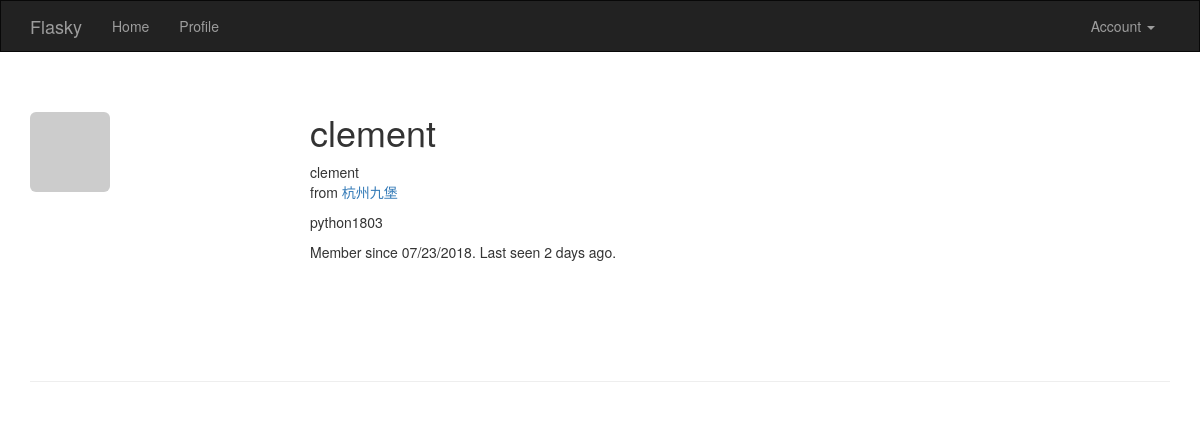
The page /user/clement (signed in) on the database its author committed.
### app/models.py (models this page shows, shortened)
class User(UserMixin, db.Model):
    __tablename__ = 'users'
    id = db.Column(db.Integer, primary_key=True)
    email = db.Column(db.String(64), unique=True, index=True)
    username = db.Column(db.String(64), unique=True, index=True)
    role_id = db.Column(db.Integer, db.ForeignKey('roles.id'))
    password_hash = db.Column(db.String(128))
    confirmed = db.Column(db.Boolean, default=False)
    name = db.Column(db.String(64))
    location = db.Column(db.String(64))
    about_me = db.Column(db.Text())
    member_since = db.Column(db.DateTime(), default=datetime.utcnow)
    last_seen = db.Column(db.DateTime(), default=datetime.utcnow)
    avatar_hash = db.Column(db.String(32))
    @property
    def password(self):
        raise AttributeError('password is not a readable attribute')
    def can(self, perm):
        return self.role is not None and self.role.has_permission(perm)
    def is_administrator(self):
        return self.can(Permission.ADMIN)
    def ping(self):
        self.last_seen = datetime.utcnow()
        db.session.add(self)
    def gravatar_hash(self):
        return hashlib.md5(self.email.lower().encode('utf-8')).hexdigest()
    def gravatar(self, size=100, default='identicon', rating='g'):
        url = 'https://secure.gravatar.com/avatar'
        hash = self.avatar_hash or self.gravatar_hash()
        return '{url}/{hash}?s={size}&d={default}&r={rating}'.format(
            url=url, hash=hash, size=size, default=default, rating=rating)

### app/main/views.py (the view)
@main.route('/user/<username>')
def user(username):
    user = User.query.filter_by(username=username).first_or_404()
    return render_template('user.html', user=user)

### app/auth/views.py (called while the page is built)
@auth.before_app_request
def before_request():
    if current_user.is_authenticated:
        current_user.ping()
        if not current_user.confirmed \
                and request.endpoint \
                and request.blueprint != 'auth' \
                and request.endpoint != 'static':
            return redirect(url_for('auth.unconfirmed'))

### app/main/__init__.py (called while the page is built)
@main.app_context_processor
def inject_permissions():
    return dict(Permission=Permission)

### app/models.py (called while the page is built)
@login_manager.user_loader
def load_user(user_id):
    return User.query.get(int(user_id))

    def has_permission(self, perm):
        return self.permissions & perm == perm

### app/templates/user.html (shortened to what this page needs)
{% extends "base.html" %}
{% block page_content %}
<div class="page-header">
    <img class="img-rounded profile-thumbnail" src="{{ user.gravatar(size=256) }}">
    <div class="profile-header">
        <h1>{{ user.username }}</h1>
        {% if user.name or user.location %}
        <p>
            {% if user.name %}{{ user.name }}<br>{% endif %}
            {% if user.location %}
                from <a href="http://maps.google.com/?q={{ user.location }}">{{ user.location }}</a><br>
            {% endif %}
        </p>
        {% endif %}
        {% if user.about_me %}<p>{{ user.about_me }}</p>{% endif %}
        <p>Member since {{ moment(user.member_since).format('L') }}. Last seen {{ moment(user.last_seen).fromNow() }}.</p>
    </div>
</div>
{% endblock %}

### app/templates/base.html (shortened to what this page needs)
{% extends "bootstrap/base.html" %}
{% block head %}
    {{ super() }}
    <link rel="stylesheet" type="text/css" href="{{ url_for('static', filename='styles.css') }}">
{% endblock %}
{% block navbar %}
    <div class="navbar navbar-inverse" role="navigation" style="border-radius: 0">
        <div class="container">
            <div class="navbar-header">
                <a class="navbar-brand" href="{{ url_for('main.index') }}">Flasky</a>
            </div>
            <div class="navbar-collapse collapse">
                <ul class="nav navbar-nav">
                    <li><a href="{{ url_for('main.index') }}">Home</a></li>
                    {% if current_user.is_authenticated %}
                        <li><a href="{{ url_for('main.user', username=current_user.username) }}">Profile</a></li>
                    {% endif %}
                </ul>
                <ul class="nav navbar-nav navbar-right">
                    {% if current_user.is_authenticated %}
                        <li class="dropdown">
                            <a href="#" class="dropdown-toggle" data-toggle="dropdown">Account <b class="caret"></b></a>
                        </li>
                    {% else %}
                        <li><a href="{{ url_for('auth.login') }}">Log In</a></li>
                    {% endif %}
                </ul>
            </div>
        </div>
    </div>
{% endblock %}
{% block content %}
    <div class="container">
        {% block page_content %}{% endblock %}
    </div>
{% endblock %}

### app/static/styles.css (style rules this page uses)
.profile-thumbnail { position: absolute; }
.profile-header { min-height: 260px; margin-left: 280px; }

### rows shown on the page
User: username "clement", name "clement", location "杭州九堡", about_me "python1803", member_since "07/23/2018", last_seen "2 days ago"
